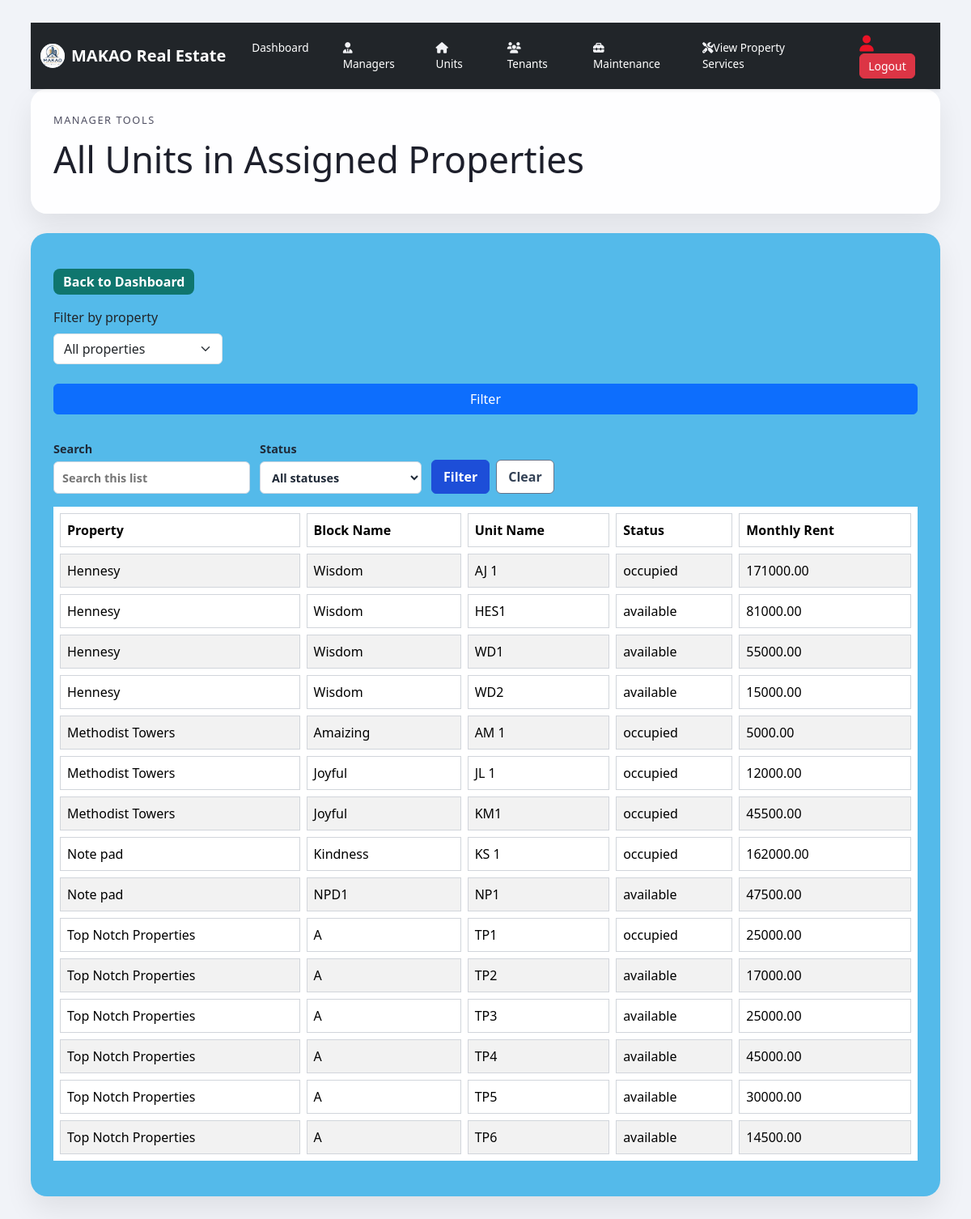
Screenshot of /admin/units.php (signed in) with the database file from the repository.
### tables this page shows
CREATE TABLE `units` (
  `unit_id` int(20) NOT NULL,
  `block_id` int(20) DEFAULT NULL,
  `unit_name` varchar(255) NOT NULL,
  `unit_type` enum('residential','commercial','offices','') NOT NULL,
  `unit_deposit` decimal(8,2) NOT NULL,
  `office_size` enum('1900 sq ft','4800 sq ft','10000 sq ft','') DEFAULT NULL,
  `number_of_rooms` int(20) DEFAULT NULL,
  `commercial_size` enum('160 sq ft','650 sq ft','2700 sq ft','9000 sq ft') DEFAULT NULL,
  `charge_per_sqft` decimal(8,2) DEFAULT NULL,
  `monthly_rent` decimal(8,2) NOT NULL,
  `status` enum('available','occupied','maintenance','') NOT NULL
);

CREATE TABLE `property` (
  `property_id` int(20) NOT NULL,
  `property_name` varchar(255) NOT NULL,
  `property_type` enum('Residential','Apartments','BNB''s','Commercial','Mixed Use') NOT NULL,
  `numberofblocks` int(20) NOT NULL,
  `location` varchar(20) DEFAULT NULL,
  `status` enum('Assigned','Unassigned','','') NOT NULL DEFAULT 'Unassigned'
);

CREATE TABLE `blocks` (
  `block_id` int(20) NOT NULL,
  `property_id` int(20) NOT NULL,
  `block_name` varchar(255) NOT NULL,
  `number_of_floors` int(20) NOT NULL
);

### admin/units.php (the view, shortened to what this page needs)
<?php
$database = new Database();
$db = $database->getConnection();
$units = [];
$propertyFilter = $_GET['property_id'] ?? '';
$selectedPropertyId = $propertyFilter === '' ? null : filter_var($propertyFilter, FILTER_VALIDATE_INT);
$invalidPropertyFilter = $propertyFilter !== ''
    && ($selectedPropertyId === false || $selectedPropertyId < 1);
$errorMessage = '';
try {
    if ($invalidPropertyFilter) {
        $errorMessage = 'Invalid property selected.';
    } else {
        $query = "SELECT
                    u.unit_id,
                    p.property_name,
                    blocks.block_name,
                    u.unit_name,
                    u.monthly_rent,
                    u.status
                  FROM units u
                  INNER JOIN blocks ON u.block_id = blocks.block_id
                  INNER JOIN property p ON blocks.property_id = p.property_id
                  " . ($selectedPropertyId !== null ? "WHERE p.property_id = :property_id " : "") . "
                  ORDER BY p.property_name, blocks.block_name, u.unit_name";
        $stmt = $db->prepare($query);
        $stmt->execute();
        $units = $stmt->fetchAll(PDO::FETCH_ASSOC);
    }
} catch (PDOException $e) {
    $errorMessage = 'Unable to load units: ' . $e->getMessage();
}
$columns = ['property_name', 'block_name', 'unit_name', 'status', 'monthly_rent'];
$columnLabels = [
    'property_name' => 'Property',
    'block_name'    => 'Block Name',
    'unit_name'     => 'Unit Name',
    'status'        => 'Status',
    'monthly_rent'  => 'Monthly Rent'
];
?>
<!DOCTYPE html>
<html lang="en">
<head>
    <link rel="stylesheet" href="../style.css">
    <link href="https://cdn.jsdelivr.net/npm/bootstrap@5.3.7/dist/css/bootstrap.min.css" rel="stylesheet">
</head>
<body class="dashboard-page">
    <div class="dashboard-shell">
        <?php include '../components/adminheader.php'; ?>
        <main class="main-content">
            <section class="welcome-card">
                <div>
                    <p class="eyebrow">Manager tools</p>
                    <h1>All Units in Assigned Properties</h1>
                </div>
            </section>
            <section class="action-card">
                <div class="page-actions mb-3">
                    <a href="admindashboard.php" class="btn-primary">Back to Dashboard</a>
                </div>
                <form method="get" class="d-flex flex-wrap align-items-end gap-2 mb-3">
                    <div>
                        <label for="property_id" class="form-label">Filter by property</label>
                        <select name="property_id" id="property_id" class="form-select">
                            <option value="">All properties</option>
                        </select>
                    </div>
                    <button type="submit" class="btn btn-primary">Filter</button>
                </form>
                <?php if (!empty($errorMessage) && empty($units)): ?>
                    <p style="color: #dc2626; font-weight: 700;"><?php echo htmlspecialchars($errorMessage); ?></p>
                <?php else: ?>
                    <div style="overflow-x:auto;">
                        <table class="tenant-table table table-striped">
                            <thead>
                                <tr>
                                    <?php foreach ($columns as $column): ?>
                                        <th><?php echo htmlspecialchars($columnLabels[$column] ?? $column); ?></th>
                                    <?php endforeach; ?>
                                </tr>
                            </thead>
                            <tbody>
                                <?php foreach ($units as $unit): ?>
                                    <tr>
                                        <?php foreach ($columns as $column): ?>
                                            <td><?php echo htmlspecialchars((string)($unit[$column] ?? '')); ?></td>
                                        <?php endforeach; ?>
                                    </tr>
                                <?php endforeach; ?>
                            </tbody>
                        </table>
                    </div>
                <?php endif; ?>
            </section>
        </main>
    </div>
</body>
</html>

### style.css (style rules this page uses)
body { font-family: Arial, sans-serif; margin: 0; min-height: 100vh; color: #1f1f2d; background: #f1f3f8; }
input, button { width: 100%; padding: 10px; margin: 8px 0; border: 1px solid #ccc; border-radius: 5px; font-family: inherit; }
button { background-color: rgb(90, 4, 58); color: white; font-weight: bold; cursor: pointer; }
.dashboard-page { display: block; justify-content: normal; align-items: normal; padding: 0; min-height: 100vh; background-color: #f1f3f8; background-image: url('background1.png'); background-repeat: no-repeat; background-size: cover; background-position: center; }
.dashboard-shell { max-width: 1180px; margin: 0 auto; padding: 28px; align-items: center; }
.main-content { display: grid; gap: 24px; }
.welcome-card, .widget-panel { background: rgba(255, 255, 255, 0.96); border-radius: 20px; box-shadow: 0 16px 35px rgba(0, 0, 0, 0.08); padding: 28px; }
.action-card { background: rgba(79, 185, 234, 0.96); border-radius: 20px; box-shadow: 0 16px 35px rgba(0, 0, 0, 0.08); padding: 28px; }
.welcome-card { display: flex; justify-content: space-between; gap: 24px; align-items: center; }
.eyebrow { margin: 0 0 10px; font-size: 0.8rem; letter-spacing: 0.12em; color: #7a2e8f; text-transform: uppercase; }
.welcome-card h1 { margin: 0 0 12px; font-size: 2.8rem; color: #1d1f2b; }
.welcome-card p { max-width: 560px; line-height: 1.7; color: #4f4f62; }
.btn-primary { display: inline-block; padding: 12px 20px; background: #5a046b; color: #fff; border-radius: 999px; text-decoration: none; font-weight: 600; margin-top: 16px; }
.tenant-table { width: 100%; border-collapse: separate; border-spacing: 8px; margin-top: 16px; }
.tenant-table th, .tenant-table td { padding: 10px 12px; background: #fff; border: 1px solid #d1d5db; white-space: nowrap; }
.tenant-table th { background: #0f172a; color: #fff; }
body { font-family: Arial, sans-serif; background: #f5f7fb; padding: 20px; }
.page-actions { margin-bottom: 16px; }
.btn-primary { display: inline-block; background: #0f766e; color: #ffffff; padding: 4px 12px; border-radius: 8px; text-decoration: none; font-weight: 600; }
table { width: 100%; border-collapse: collapse; background: #fff; }
th, td { padding: 12px; border: 1px solid #e5e7eb; text-align: left; vertical-align: top; word-break: break-word; }
th { background: #f8fafc; font-weight: 600; }
button { margin-top: 8px; padding: 8px 14px; background: #07f547; color: #fff; border: none; border-radius: 6px; cursor: pointer; font-weight: 600; }

### rows the page displays
units: property.property_name "Hennesy", block.block_name "Wisdom", unit_name "AJ 1", status "occupied", monthly_rent "171000.00"
units: property.property_name "Hennesy", block.block_name "Wisdom", unit_name "HES1", status "available", monthly_rent "81000.00"
units: property.property_name "Hennesy", block.block_name "Wisdom", unit_name "WD1", status "available", monthly_rent "55000.00"
units: property.property_name "Hennesy", block.block_name "Wisdom", unit_name "WD2", status "available", monthly_rent "15000.00"
units: property.property_name "Methodist Towers", block.block_name "Amaizing", unit_name "AM 1", status "occupied", monthly_rent "5000.00"
units: property.property_name "Methodist Towers", block.block_name "Joyful", unit_name "JL 1", status "occupied", monthly_rent "12000.00"
units: property.property_name "Methodist Towers", block.block_name "Joyful", unit_name "KM1", status "occupied", monthly_rent "45500.00"
units: property.property_name "Note pad", block.block_name "Kindness", unit_name "KS 1", status "occupied", monthly_rent "162000.00"
units: property.property_name "Note pad", block.block_name "NPD1", unit_name "NP1", status "available", monthly_rent "47500.00"
units: property.property_name "Top Notch Properties", block.block_name "A", unit_name "TP1", status "occupied", monthly_rent "25000.00"
units: property.property_name "Top Notch Properties", block.block_name "A", unit_name "TP2", status "available", monthly_rent "17000.00"
units: property.property_name "Top Notch Properties", block.block_name "A", unit_name "TP3", status "available", monthly_rent "25000.00"
units: property.property_name "Top Notch Properties", block.block_name "A", unit_name "TP4", status "available", monthly_rent "45000.00"
units: property.property_name "Top Notch Properties", block.block_name "A", unit_name "TP5", status "available", monthly_rent "30000.00"
units: property.property_name "Top Notch Properties", block.block_name "A", unit_name "TP6", status "available", monthly_rent "14500.00"

### other values shown
$columnLabels[$column] "Property"
$columnLabels[$column] "Block Name"
$columnLabels[$column] "Unit Name"
$columnLabels[$column] "Status"
$columnLabels[$column] "Monthly Rent"
